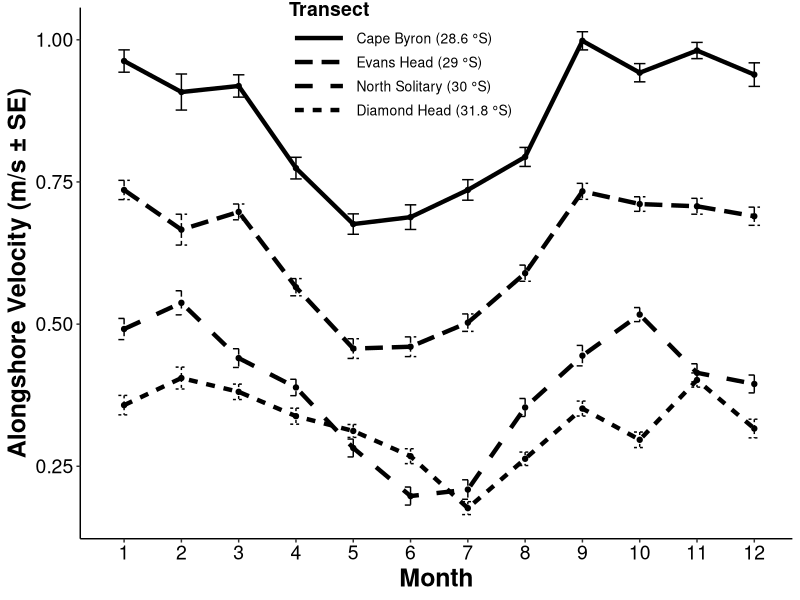
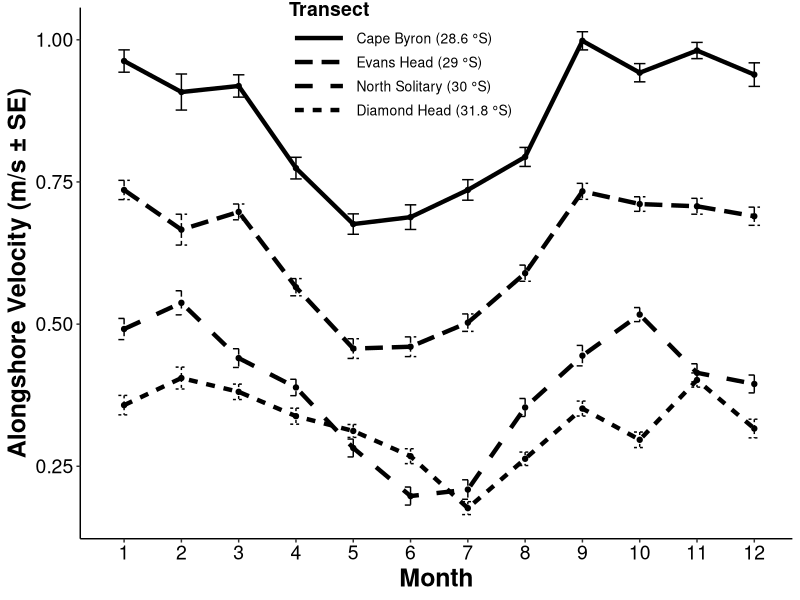
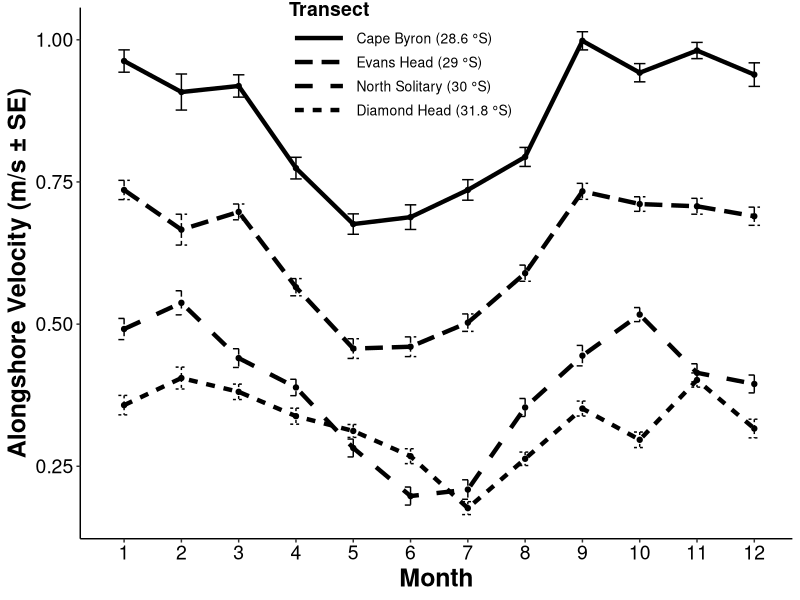

The R source for these figures, in order:
# Analyse velocity seasonal patterns

library(tidyverse)
library(lubridate)

# Original data downloaded from AODN then combinded to a a single file.
# dat1 <- read_csv("Data/Velocity Timeseries/IMOS_aggregation_20200117T052356Z.csv")
# dat2 <- read_csv("Data/Velocity Timeseries/IMOS_aggregation_20200117T052633Z.csv")
# dat3 <- read_csv("Data/Velocity Timeseries/IMOS_aggregation_20200117T052729Z.csv")
# dat4 <- read_csv("Data/Velocity Timeseries/IMOS_aggregation_20200117T052821Z.csv")
# 
# head(dat1)
# 
# dat_list <- list(dat1, dat2, dat3, dat4)
# 
# full_dat <- bind_rows(dat_list)
# 
# table(full_dat$`LATITUDE (degrees_north)`)
# 
# full_dat$Transect <- as.character("")
# full_dat$Transect[full_dat$`LATITUDE (degrees_north)`  == "-31.8"] <- "DiamondHead"
# full_dat$Transect[full_dat$`LATITUDE (degrees_north)`  == "-30"] <- "NorthSolitary"
# full_dat$Transect[full_dat$`LATITUDE (degrees_north)`  == "-29"] <- "EvansHead"
# full_dat$Transect[full_dat$`LATITUDE (degrees_north)`  == "-28.6"] <- "CapeByron"
# 
# full_dat$Transect <- factor(full_dat$Transect, levels = c("CapeByron", "EvansHead", "NorthSolitary", "DiamondHead"))
# 
# table(full_dat$Transect)
# 
# write.csv(full_dat, "Data/Velocity Timeseries/All sites velocity timeseries.csv", row.names = F)

vel_dat <- read_csv("../Data/All sites velocity timeseries.csv")
vel_dat$Date <- vel_dat$`TIME (UTC)`


#### Rotate for coastline

vel_dat$U_shore = 0
vel_dat$V_shore = 0
for (i in 1:nrow(vel_dat)){
  if (vel_dat$Transect[i] == "CapeByron") {
    rot_deg_angle= -356
    vel_dat$U_shore[i] = cos(rot_deg_angle*pi/180)*vel_dat$`UCUR (m/s)`[i] + sin(rot_deg_angle*pi/180)*vel_dat$`VCUR (m/s)`[i]
    vel_dat$V_shore[i] = sin(rot_deg_angle*pi/180)*vel_dat$`UCUR (m/s)`[i] + cos(rot_deg_angle*pi/180)*vel_dat$`VCUR (m/s)`[i]
  }
  if (vel_dat$Transect[i] == "DiamondHead") {
    rot_deg_angle= -19
    vel_dat$U_shore[i] = cos(rot_deg_angle*pi/180)*vel_dat$`UCUR (m/s)`[i] + sin(rot_deg_angle*pi/180)*vel_dat$`VCUR (m/s)`[i]
    vel_dat$V_shore[i] = sin(rot_deg_angle*pi/180)*vel_dat$`UCUR (m/s)`[i] + cos(rot_deg_angle*pi/180)*vel_dat$`VCUR (m/s)`[i]
  }
  if (vel_dat$Transect[i] == "EvansHead") {
    rot_deg_angle= -13
    vel_dat$U_shore[i] = cos(rot_deg_angle*pi/180)*vel_dat$`UCUR (m/s)`[i] + sin(rot_deg_angle*pi/180)*vel_dat$`VCUR (m/s)`[i]
    vel_dat$V_shore[i] = sin(rot_deg_angle*pi/180)*vel_dat$`UCUR (m/s)`[i] + cos(rot_deg_angle*pi/180)*vel_dat$`VCUR (m/s)`[i]
  }
  if (vel_dat$Transect[i] == "NorthSolitary") {
    rot_deg_angle= -15
    vel_dat$U_shore[i] = cos(rot_deg_angle*pi/180)*vel_dat$`UCUR (m/s)`[i] + sin(rot_deg_angle*pi/180)*vel_dat$`VCUR (m/s)`[i]
    vel_dat$V_shore[i] = sin(rot_deg_angle*pi/180)*vel_dat$`UCUR (m/s)`[i] + cos(rot_deg_angle*pi/180)*vel_dat$`VCUR (m/s)`[i]
  }
}


str(vel_dat)
vel_dat$Month <- month(vel_dat$Date)


plot_dat <- vel_dat %>% group_by(Month, Transect) %>% 
  summarise(Along_Velocity = mean(V_shore)*-1, n = n(), SD = sd(V_shore), SE = SD/sqrt(n))
plot_dat

p_season <- ggplot(plot_dat, aes(x = Month, y = Along_Velocity, lty = Transect)) +  geom_point() +
  geom_line(size = 1.5) + theme_classic() + ylab("Alongshore Velocity (m/s ± SE)") +
  geom_errorbar(aes(ymin=Along_Velocity-SE, ymax=Along_Velocity+SE), width=.2, show.legend = FALSE)+
  theme(axis.title.x = element_text(face="bold", colour="black", size = 18),
        axis.text.x  = element_text(colour="black", size = 14), 
        axis.title.y = element_text(face="bold", colour="black", size = 18),
        axis.text.y  = element_text(colour="black", size = 14),
        legend.key.width = unit(3, "line"),
        legend.position=c(.45, .9),
        legend.title = element_text(size=14, face="bold"),
        legend.text = element_text(size=10)) +
  scale_x_continuous(limits=c(0.8, 12.1), breaks = c(1:12)) +
  scale_linetype_discrete(name  ="Transect",
                          breaks=c("CapeByron", "EvansHead", "NorthSolitary", "DiamondHead"),
                          labels=c("Cape Byron (28.6 °S)", "Evans Head (29 °S)", "North Solitary (30 °S)", "Diamond Head (31.8 °S)"))
p_season

ggsave("../plots/velocity seasonality.png", width = 21, height = 14.8, units = "cm", dpi = 600)
ggsave("../plots/velocity seasonality.pdf", width = 21, height = 14.8, units = "cm", dpi = 600)
